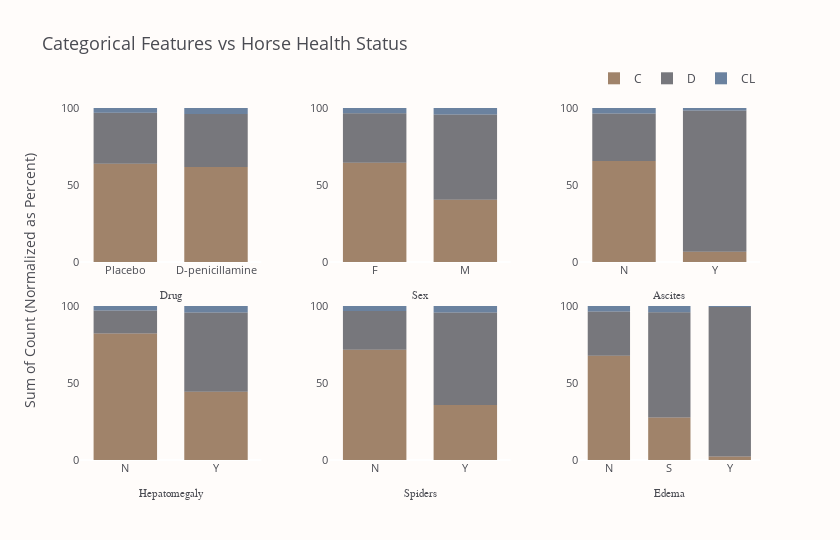

The notebook cell saved with this chart:
### Code cell
cat_features = test.select_dtypes(include="object").columns.to_list()

n_cols = 3
n_rows, axes = get_n_rows_and_axes(len(cat_features), n_cols)
fig = make_subplots(
    rows=n_rows,
    cols=n_cols,
    y_title="Sum of Count (Normalized as Percent)",
    horizontal_spacing=0.1,
    vertical_spacing=0.1,
)
fig.update_annotations(font_size=14)

for k, (var, (row, col)) in enumerate(zip(cat_features, axes), start=1):
    for outcome, color in zip(("C", "D", "CL"), ("#815B3A", "#4A4B52", "#3A5A81")):
        fig.add_histogram(
            x=train.query(f"Status == '{outcome}'")[var],
            marker_color=color,
            opacity=0.75,
            name=outcome,
            legendgroup=outcome,
            showlegend=k == 1,
            row=row,
            col=col,
        )
        fig.update_xaxes(
            #tickfont_size=8,
            showgrid=False,
            title_text=var,
            #titlefont_size=8,
            titlefont_family="Arial Black",
            row=row,
            col=col,
        )
        #fig.update_yaxes(tickfont_size=8, showgrid=False, row=row, col=col)

fig.update_layout(
    font_color=FONT_COLOR,
    title="Categorical Features vs Horse Health Status",
    title_font_size=18,
    plot_bgcolor=BACKGROUND_COLOR,
    paper_bgcolor=BACKGROUND_COLOR,
    width=840,
    height=540,
    xaxis_showgrid=False,
    yaxis_showgrid=False,
    barnorm="percent",
    barmode="relative",
    bargap=0.3,
    legend=dict(
        orientation="h",
        yanchor="bottom",
        xanchor="right",
        y=1.02,
        x=1,
        itemsizing="constant",
        title="",
    ),
)
fig.show()

### Figure 1 — Plotly figure (JSON) as saved in the notebook; plotly's stock layout.template omitted (floating-point values rounded to 4 significant figures; data arrays with more than 128 entries replaced by an {"elided": "..."} marker saying what was removed)
{"data": [{"legendgroup": "C", "marker": {"color": "#815B3A"}, "name": "C", "opacity": 0.75, "showlegend": true, "type": "histogram", "x": {"elided": "4965 str values"}, "xaxis": "x", "yaxis": "y"}, {"legendgroup": "D", "marker": {"color": "#4A4B52"}, "name": "D", "opacity": 0.75, "showlegend": true, "type": "histogram", "x": {"elided": "2665 str values"}, "xaxis": "x", "yaxis": "y"}, {"legendgroup": "CL", "marker": {"color": "#3A5A81"}, "name": "CL", "opacity": 0.75, "showlegend": true, "type": "histogram", "x": {"elided": "275 str values"}, "xaxis": "x", "yaxis": "y"}, {"legendgroup": "C", "marker": {"color": "#815B3A"}, "name": "C", "opacity": 0.75, "showlegend": false, "type": "histogram", "x": {"elided": "4965 str values"}, "xaxis": "x2", "yaxis": "y2"}, {"legendgroup": "D", "marker": {"color": "#4A4B52"}, "name": "D", "opacity": 0.75, "showlegend": false, "type": "histogram", "x": {"elided": "2665 str values"}, "xaxis": "x2", "yaxis": "y2"}, {"legendgroup": "CL", "marker": {"color": "#3A5A81"}, "name": "CL", "opacity": 0.75, "showlegend": false, "type": "histogram", "x": {"elided": "275 str values"}, "xaxis": "x2", "yaxis": "y2"}, {"legendgroup": "C", "marker": {"color": "#815B3A"}, "name": "C", "opacity": 0.75, "showlegend": false, "type": "histogram", "x": {"elided": "4965 str values"}, "xaxis": "x3", "yaxis": "y3"}, {"legendgroup": "D", "marker": {"color": "#4A4B52"}, "name": "D", "opacity": 0.75, "showlegend": false, "type": "histogram", "x": {"elided": "2665 str values"}, "xaxis": "x3", "yaxis": "y3"}, {"legendgroup": "CL", "marker": {"color": "#3A5A81"}, "name": "CL", "opacity": 0.75, "showlegend": false, "type": "histogram", "x": {"elided": "275 str values"}, "xaxis": "x3", "yaxis": "y3"}, {"legendgroup": "C", "marker": {"color": "#815B3A"}, "name": "C", "opacity": 0.75, "showlegend": false, "type": "histogram", "x": {"elided": "4965 str values"}, "xaxis": "x4", "yaxis": "y4"}, {"legendgroup": "D", "marker": {"color": "#4A4B52"}, "name": "D", "opacity": 0.75, "showlegend": false, "type": "histogram", "x": {"elided": "2665 str values"}, "xaxis": "x4", "yaxis": "y4"}, {"legendgroup": "CL", "marker": {"color": "#3A5A81"}, "name": "CL", "opacity": 0.75, "showlegend": false, "type": "histogram", "x": {"elided": "275 str values"}, "xaxis": "x4", "yaxis": "y4"}, {"legendgroup": "C", "marker": {"color": "#815B3A"}, "name": "C", "opacity": 0.75, "showlegend": false, "type": "histogram", "x": {"elided": "4965 str values"}, "xaxis": "x5", "yaxis": "y5"}, {"legendgroup": "D", "marker": {"color": "#4A4B52"}, "name": "D", "opacity": 0.75, "showlegend": false, "type": "histogram", "x": {"elided": "2665 str values"}, "xaxis": "x5", "yaxis": "y5"}, {"legendgroup": "CL", "marker": {"color": "#3A5A81"}, "name": "CL", "opacity": 0.75, "showlegend": false, "type": "histogram", "x": {"elided": "275 str values"}, "xaxis": "x5", "yaxis": "y5"}, {"legendgroup": "C", "marker": {"color": "#815B3A"}, "name": "C", "opacity": 0.75, "showlegend": false, "type": "histogram", "x": {"elided": "4965 str values"}, "xaxis": "x6", "yaxis": "y6"}, {"legendgroup": "D", "marker": {"color": "#4A4B52"}, "name": "D", "opacity": 0.75, "showlegend": false, "type": "histogram", "x": {"elided": "2665 str values"}, "xaxis": "x6", "yaxis": "y6"}, {"legendgroup": "CL", "marker": {"color": "#3A5A81"}, "name": "CL", "opacity": 0.75, "showlegend": false, "type": "histogram", "x": {"elided": "275 str values"}, "xaxis": "x6", "yaxis": "y6"}], "layout": {"annotations": [{"font": {"size": 14}, "showarrow": false, "text": "Sum of Count (Normalized as Percent)", "textangle": -90, "x": 0, "xanchor": "right", "xref": "paper", "xshift": -40, "y": 0.5, "yanchor": "middle", "yref": "paper"}], "bargap": 0.3, "barmode": "relative", "barnorm": "percent", "font": {"color": "#4A4B52"}, "height": 540, "legend": {"itemsizing": "constant", "orientation": "h", "title": {"text": ""}, "x": 1, "xanchor": "right", "y": 1.02, "yanchor": "bottom"}, "paper_bgcolor": "#FFFCFA", "plot_bgcolor": "#FFFCFA", "title": {"font": {"size": 18}, "text": "Categorical Features vs Horse Health Status"}, "width": 840, "xaxis": {"anchor": "y", "domain": [0, 0.2667], "showgrid": false, "title": {"font": {"family": "Arial Black"}, "text": "Drug"}}, "xaxis2": {"anchor": "y2", "domain": [0.3667, 0.6333], "showgrid": false, "title": {"font": {"family": "Arial Black"}, "text": "Sex"}}, "xaxis3": {"anchor": "y3", "domain": [0.7333, 1], "showgrid": false, "title": {"font": {"family": "Arial Black"}, "text": "Ascites"}}, "xaxis4": {"anchor": "y4", "domain": [0, 0.2667], "showgrid": false, "title": {"font": {"family": "Arial Black"}, "text": "Hepatomegaly"}}, "xaxis5": {"anchor": "y5", "domain": [0.3667, 0.6333], "showgrid": false, "title": {"font": {"family": "Arial Black"}, "text": "Spiders"}}, "xaxis6": {"anchor": "y6", "domain": [0.7333, 1], "showgrid": false, "title": {"font": {"family": "Arial Black"}, "text": "Edema"}}, "yaxis": {"anchor": "x", "domain": [0.55, 1], "showgrid": false}, "yaxis2": {"anchor": "x2", "domain": [0.55, 1]}, "yaxis3": {"anchor": "x3", "domain": [0.55, 1]}, "yaxis4": {"anchor": "x4", "domain": [0, 0.45]}, "yaxis5": {"anchor": "x5", "domain": [0, 0.45]}, "yaxis6": {"anchor": "x6", "domain": [0, 0.45]}}}
